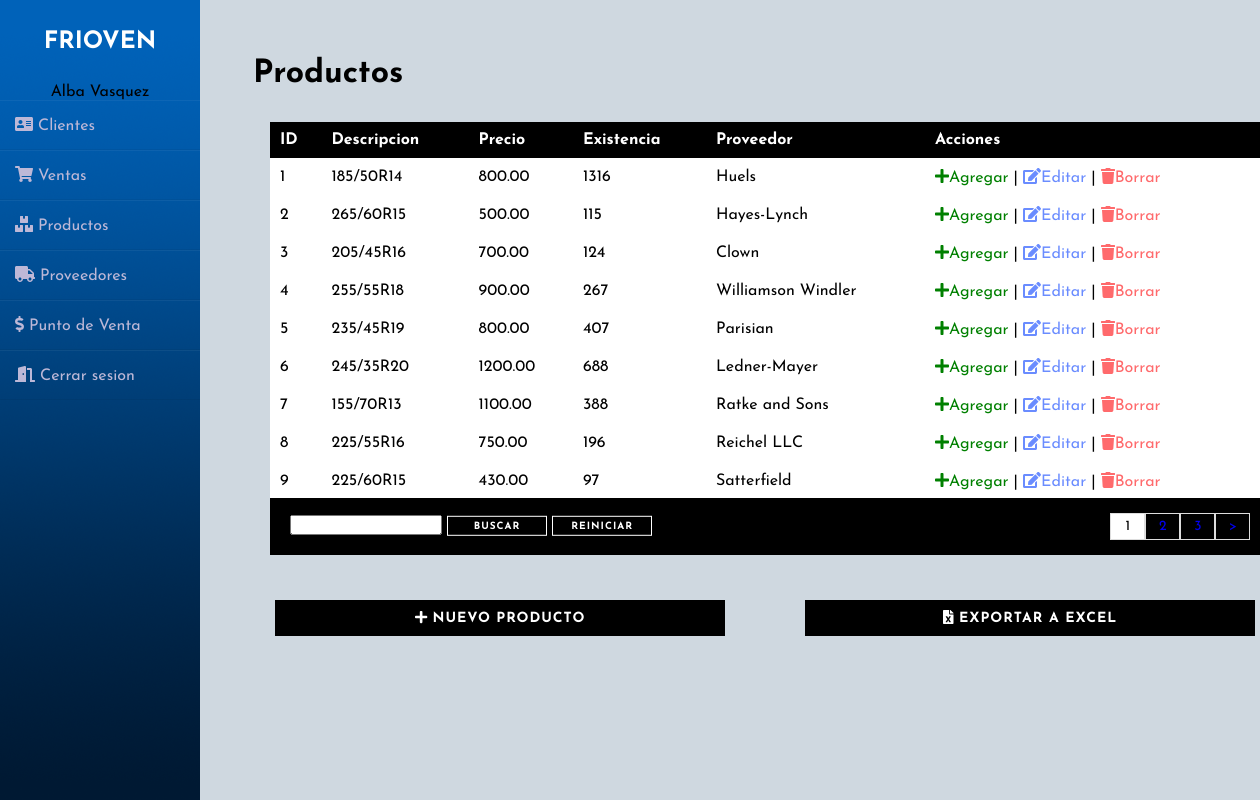
/u2/productos.php (signed in), run on the app's committed database.
### tables this page shows
CREATE TABLE `producto` (
  `idprod` int(11) NOT NULL,
  `descripcion` varchar(255) NOT NULL,
  `precio` decimal(10,2) NOT NULL,
  `existencia` int(11) NOT NULL,
  `idproveedor` int(11) NOT NULL,
  `activo` char(2) NOT NULL DEFAULT 'si'
);

CREATE TABLE `proveedor` (
  `idproveedor` int(11) NOT NULL,
  `nombreprov` varchar(255) NOT NULL,
  `representante` varchar(255) NOT NULL,
  `telefono` varchar(255) NOT NULL,
  `pais` varchar(255) NOT NULL,
  `activo` char(2) NOT NULL DEFAULT 'si'
);

### u2/productos.php (the view, shortened to what this page needs)
<?php
include 'links/prdlinks.php';
include 'back/conexion.php';
?>
<!DOCTYPE html>
<html>
<head>
</head>
<body>
	<div class="wrapper">
    <?php
    include 'links/sidebar.php';
    ?>
    <?php
    	include 'links/modal.php';
    ?>
    <div class="main_content">
    	<div class="down"><h1>Productos </h1></div>
	<div class="divtab">
	<section class="downp" id="container">
    	<table>
			<tr>
				<th>ID</th>
				<th>Descripcion</th>
				<th>Precio</th>
				<th>Existencia</th>
				<th>Proveedor</th>
				<th>Acciones</th>
			</tr>
			<?php
			if (empty($_REQUEST["busqueda"])) {
			$q2 = "SELECT COUNT(*) as total_reg FROM producto where activo = 'si'";
			}
			$sq_reg = mysqli_query($con,$q2);
			$r_reg = mysqli_fetch_array($sq_reg);
			$total_reg = $r_reg['total_reg'];
			$ppg = 9;
			if (empty($_GET['npg'])) {
				$npg = 1;
			} else {
				$npg = $_GET['npg'];
			}
			$desde = ($npg - 1) *  $ppg;
			$ttp = ceil($total_reg / $ppg);
			if (empty($_REQUEST["busqueda"])) {
				$q = "SELECT p.idprod,p.descripcion,p.precio,p.existencia,pv.nombreprov FROM producto p join proveedor pv on p.idproveedor = pv.idproveedor where p.activo = 'si' LIMIT $desde,$ppg";
			}
			$e = mysqli_query($con,$q);
			$contador = mysqli_num_rows($e);
			if ($contador > 0) {
				while ($datos = mysqli_fetch_array($e)) {
			?>
			<tr class="row<?php echo $datos['idprod']; ?>">
				<td><?php echo $datos['idprod']; ?> </td>
				<td><?php echo $datos['descripcion']; ?> </td>
				<td><?php echo $datos['precio']; ?> </td>
				<td class="celex"><?php echo $datos['existencia']; ?> </td>
				<td><?php echo $datos['nombreprov']; ?> </td>
				<td>
					<a href="#" class="addp" producto="<?php echo $datos['idprod']; ?>" id="b_add"><i class="fas fa-plus"></i>Agregar</a>
					| <a href="u_prd.php?id=<?php echo $datos['idprod']; ?>" id="b_edit"><i class="fas fa-edit"></i>Editar</a>
					 | <a href="d_prd.php?id=<?php echo $datos['idprod']; ?>" id="b_delete"><i class="fas fa-trash"></i>Borrar</a>
				</td>
			</tr>
			<?php
		    	}
			}
			?>
    	</table>
    </section>
	</div>
	<div class="paginas">
	<div class="wd">
	<form action="back/robproducto.php" method="get" class="down">
    <input type="text" name="busqueda" value="<?php if(!empty($busqueda)){echo $busqueda;} ?>">
    <input type="submit" name = "buscar" value="buscar" class="botw btn btn-2 ">
    <input type="submit" name="reiniciar" value="reiniciar" class="botw btn btn-2">
    </form>
	</div>
		<ul>
			<?php
			for ($i=1; $i <= $ttp ; $i++) {
				if ($i == $npg) {
				 echo '<li class="seleccion">'.$i.'</li>';
				}else{
				if (empty($busqueda)) {
					echo '<li><a href="?npg='.$i.'">'.$i.'</a></li>';
				} else{
					echo '<li><a href="?npg='.$i.'&busqueda='.$busqueda.'">'.$i.'</a></li>';
				}
			}
			}
			?>
			<?php
			if ($npg != $ttp) {
				if (!empty($busqueda)) {
			?>
			<li><a href="?npg=<?php  echo $npg + 1?>&busqueda=<?php echo $busqueda ?>"> > </a></li>
			<?php
			    }else{
			 ?>
			 <li><a href="?npg=<?php  echo $npg + 1?>"> > </a></li>
			<?php
			}
			}
			 ?>
		</ul>
	</div>
	<div class="bar_btn">
    <button class="bot3 btn btn-2" onclick="window.location.href = 'registrarprd.php';" ><i class="fas fa-plus"></i>  Nuevo Producto </button>
    <button class="bot3 btn btn-2" onclick="window.location.href = 'back/exportprod.php';" ><i class="fas fa-file-excel"></i>  Exportar a Excel </button>
    </div>
      </div>
    </div>
</body>
</html>

### u2/css/cssprd.css (style rules this page uses)
.down { transform: translate(5%, 180%); }
A:link { text-decoration: none }
* { outline:none !important; }
a { text-decoration: none !important;outline: none !important; }
.downp { margin-left: 70px; margin-top: 90px; font-size: 20px; }
.wd { margin-top: 50px; position: relative; }

### u2/css/listaclientes.css (style rules this page uses)
.divtab { height: 200px; }
table { border-collapse: collapse; font-size: 12pt; width: 100%; }
table th { text-align: left; padding: 10px; background: black; color: white; }
table tr { background: #fff; }
table td { padding: 10px; }
#b_edit { color: #6A8CFF ; }
#b_delete { color: #FF6A6C; }
#b_add { color: green; }

### u2/css/botones.css (style rules this page uses)
.btn { border: none; font-size: 20px; color: inherit; background: none; cursor: pointer; padding: 15px 40px; text-transform: uppercase; letter-spacing: 1px; font-weight: 700; outline: none; -webkit-transition: all 0.3s; -moz-transition: all 0.3s; transition: all 0.3s; }
.btn:after { content: ''; position: absolute; z-index: -1; -webkit-transition: all 0.3s; -moz-transition: all 0.3s; transition: all 0.3s; }
.btn:before { speak: none; font-style: normal; font-weight: normal; font-variant: normal; text-transform: none; line-height: 1; position: relative; -webkit-font-smoothing: antialiased; }
.btn-2 { background: black; color: #fff; }
.btn-2:before { position: absolute; height: 100%; left: 0; top: 0; line-height: 3; font-size: 140%; width: 60px; }

### u2/css/botones2.css (style rules this page uses)
.bot3 { margin-top: 45px; margin-left: 75px; padding: 10px; width: 450px; font-size: 14px; }
.botw { border: 1px solid white; background: none; color: white; font-size: 10px; padding: 2px; width: 100px }

### u2/fw/all.css (style rules this page uses)
.fa-edit:before { content: "\f044"; }
.fa-file-excel:before { content: "\f1c3"; }
.fa-plus:before { content: "\f067"; }
.fa-trash:before { content: "\f1f8"; }

### u2/css/paginas.css (style rules this page uses)
.wd { width: 400px; }
.paginas { width: 93.9%; margin-left: 70px; margin-top: 155px; color: black; }
.paginas form input { height: 20px; }
.paginas ul { padding: 15px; list-style: none; background: black; display: -webkit-flex; display: -moz-flex; display: -ms-flex; display: -o-flex; display: flex; justify-content: flex-end; }
.paginas a, .seleccion { border: 1px solid #ddd; padding: 5px; display: inline-block; font-size: 14px; text-align: center; width: 35px; }
.seleccion { background: white; color: black; }

### u2/css/sidebar.css (style rules this page uses)
* { margin: 0; padding: 0; box-sizing: border-box; list-style: none; text-decoration: none; font-family: 'Josefin Sans', sans-serif; }
body { background-color: #00325e30; }
.wrapper { display: flex; position: relative; }
.wrapper .main_content { width: 100%; margin-left: 200px; }

### data on the page
producto: idprod "1", descripcion "185/50R14", precio "800.00", existencia "1316", idproveedor.nombreprov "Huels"
producto: idprod "2", descripcion "265/60R15", precio "500.00", existencia "115", idproveedor.nombreprov "Hayes-Lynch"
producto: idprod "3", descripcion "205/45R16", precio "700.00", existencia "124", idproveedor.nombreprov "Clown"
producto: idprod "4", descripcion "255/55R18", precio "900.00", existencia "267", idproveedor.nombreprov "Williamson Windler"
producto: idprod "5", descripcion "235/45R19", precio "800.00", existencia "407", idproveedor.nombreprov "Parisian"
producto: idprod "6", descripcion "245/35R20", precio "1200.00", existencia "688", idproveedor.nombreprov "Ledner-Mayer"
producto: idprod "7", descripcion "155/70R13", precio "1100.00", existencia "388", idproveedor.nombreprov "Ratke and Sons"
producto: idprod "8", descripcion "225/55R16", precio "750.00", existencia "196", idproveedor.nombreprov "Reichel LLC"
producto: idprod "9", descripcion "225/60R15", precio "430.00", existencia "97", idproveedor.nombreprov "Satterfield"

### other printed values
$fn "Alba Vasquez"
